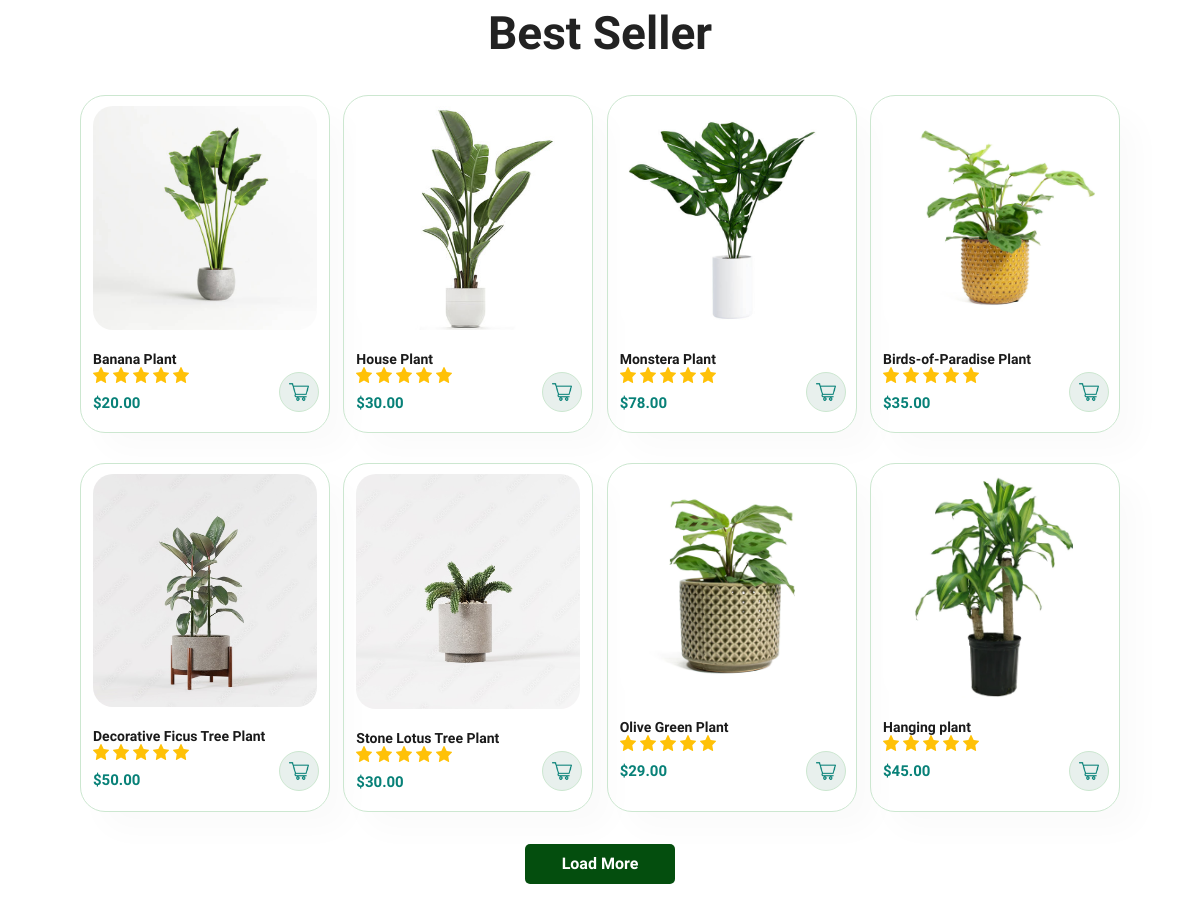
The app's page / (middle part), older data.
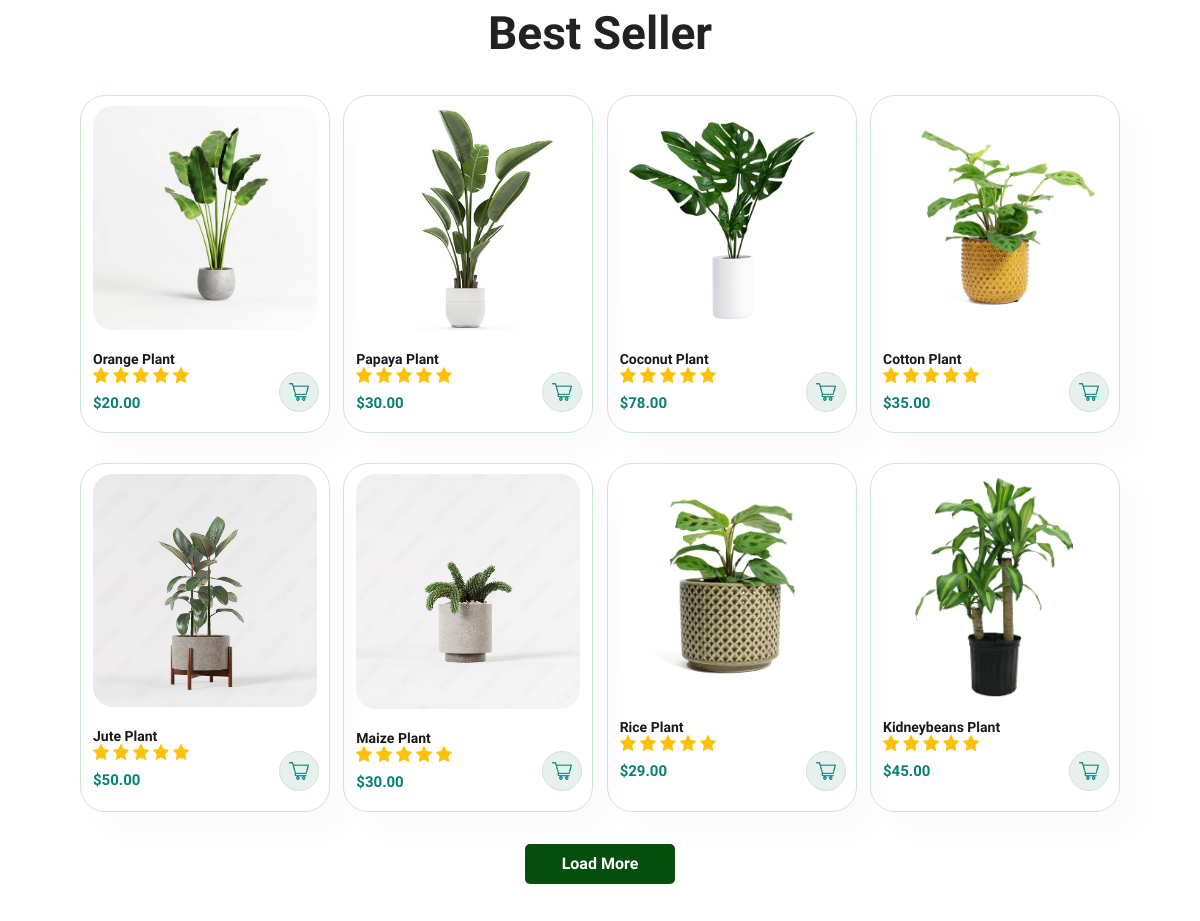
The same page, newer data.
### store/models.py (models this page shows, shortened)
class Plant(models.Model):
    name = models.CharField(max_length=200)
    price = models.DecimalField(max_digits=10, decimal_places=2)
    description = models.TextField()
    image = models.ImageField(upload_to='plants/')
    quantity = models.IntegerField()

### store/views.py (the view)
# urls.py: path('', HomePage, name='HomePage'),
def HomePage(request):
    Plants = Plant.objects.all()[0:8]
    Pesticides = Pesticide.objects.all()[0:8]
    return render(request, 'index.html', {'plants': Plants, 'pesticides': Pesticides, 'current_page': 'home'})

### store/context_processors.py (called while the page is built)
def add_user_id(request):
    user_id = request.user.id if request.user.is_authenticated else None
    return {'user_id': user_id}

### store/templates/index.html (shortened to what this page needs)
<!DOCTYPE html>
<html lang="en">
<head>
    <link rel="stylesheet" href="/static/styles/globals.css">
    <link rel="stylesheet" href="/static/styles/header.css">
    <link rel="stylesheet" href="/static/styles/hero.css">
    <link rel="stylesheet" href="/static/styles/features.css">
    <link rel="stylesheet" href="/static/styles/product.css">
    <link rel="stylesheet" href="/static/styles/banner.css">
    <link rel="stylesheet" href="/static/styles/sm-banner.css">
    <link rel="stylesheet" href="/static/styles/newsletter.css">
    <link rel="stylesheet" href="/static/styles/footer.css">
    <link rel="stylesheet" href="/static/styles/responsive.css">
    <link rel="stylesheet" href="/static/styles/Shop/page-header.css">
    <link rel="stylesheet" href="/static/styles/Shop/pagination.css">
    <link rel="stylesheet" href="/static/assets/css/vendor/font.awesome.min.css">
    <link rel="stylesheet" href="/static/assets/css/vendor/linearicons.min.css">
    <link rel="stylesheet" href="/static/assets/css/plugins/swiper-bundle.min.css">
    <link rel="stylesheet" href="/static/assets/css/plugins/animate.min.css">
    <link rel="stylesheet" href="/static/assets/css/plugins/jquery-ui.min.css">
    <link rel="stylesheet" href="/static/assets/css/plugins/nice-select.min.css">
    <link rel="stylesheet" href="/static/assets/css/plugins/magnific-popup.css">
    <link rel="stylesheet" href="/static/assets/css/style.css">
<link rel="stylesheet" href="https://cdn.jsdelivr.net/npm/sweetalert2@11/dist/sweetalert2.min.css">
</head>
<body>
    <section id="product1" class="section-p1" style="padding-bottom: 2ex;">
        <h2>Best Seller</h2>
        <div class="pro-container">
  {% for plant in plants %}
            <div class="pro" id = "plant{{plant.id}}">
                <img class="producto" src="{{plant.image.url}}">
                <div class="des">
                    <h5>{{plant.name}}</h5>
                    <div class="star">
                        <img class="star-icon" src="/static/img/icons/star.png">
                        <img class="star-icon" src="/static/img/icons/star.png">
                        <img class="star-icon" src="/static/img/icons/star.png">
                        <img class="star-icon" src="/static/img/icons/star.png">
                        <img class="star-icon" src="/static/img/icons/star.png">
                    </div>
                    <h4>${{plant.price}}</h4>
                </div>
                <div class="cart-icon-container"><a href="#"><img class="cart-icon" src="/static/img/icons/cart.png"></a></div>
            </div>
            {% endfor %}
        </div>
    </section>
     <section id="pagination">
        <a href="{% url 'ShopPage' %}#product1">Load More</a>
    </section>
</body>
</html>

### store/static/styles/globals.css (style rules this page uses)
* { margin: 0; padding: 0; box-sizing: border-box; font-family: 'Spartan', sans-serif; }
h2 { font-size: 46px; line-height: 54px; color: #222; }
h4 { font-size: 20px; color: #222; }
.section-p1 { padding: 40px 80px; }
body { width: 100%; }

### store/static/styles/header.css (style rules this page uses)
.cart-icon-container { position: relative; display: inline-block; }

### store/static/styles/product.css (style rules this page uses)
#product1 { text-align: center; }
.pro-container { display: flex; justify-content: space-between; padding-top: 20px; flex-wrap: wrap; }
#product1 .pro { width: 23%; min-width: 250px; padding: 10px 12px; border: 1px solid #cce7d0; border-radius: 25px; cursor: pointer; box-shadow: 20px 20px 30px rgba(0, 0, 0, 0.02); margin: 15px 0; transition: 0.2s ease; position: relative; }
#product1 .pro .producto { width: 100%; border-radius: 20px; }
#product1 .pro .star-icon { width: 16px; border: 0; }
#product1 .pro .des { text-align: start; padding: 10px 0; }
#product1 .pro .des h5 { padding-top: 7px; color: #1a1a1a; font-size: 14px; }
#product1 .cart-icon-container { display: flex; width: 40px; height: 40px; line-height: 40px; border-radius: 50px; background-color: #e8f0ed; font-weight: 500; border: 1px solid #cce7d0; position: absolute; bottom: 20px; right: 10px; }
.cart-icon-container a { display: flex; margin: auto; }
#product1 .pro .cart-icon { width: 20px; }
#product1 .pro .des h4 { padding-top: 7px; font-size: 15px; font-weight: 700; color: #088178; }

### store/static/styles/Shop/pagination.css (style rules this page uses)
#pagination { display: flex; text-align: center; align-items: center; justify-content: center; }
#pagination a { display: flex; min-width: 150px; height: 40px; text-decoration: none; background-color: #044e0e; padding: 10px 15px; border-radius: 5px; font-weight: 600; color: #ffffff; margin: 0px; text-align: center; align-items: center; justify-content: center; transition: background-color 0.3s ease; cursor: pointer; }

Row changes from the older to the newer data that the page shows:
changed Plant: name "Banana Plant" → "Orange Plant"
changed Plant: name "House Plant" → "Papaya Plant"
changed Plant: name "Monstera Plant" → "Coconut Plant"
changed Plant: name "Birds-of-Paradise Plant" → "Cotton Plant"
changed Plant: name "Decorative Ficus Tree Plant" → "Jute Plant"
changed Plant: name "Stone Lotus Tree Plant" → "Maize Plant"
changed Plant: name "Olive Green Plant" → "Rice Plant"
changed Plant: name "Hanging plant" → "Kidneybeans Plant"
